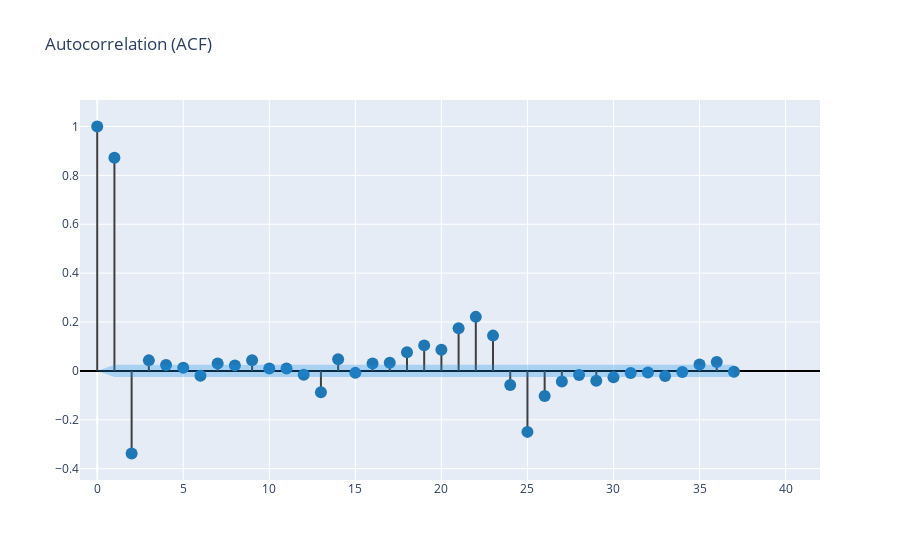

The cell this chart's notebook holds for it:
### Code cell
def create_corr_plot(series, plot_pacf=False):
    corr_array = pacf(series.dropna(), alpha=0.05) if plot_pacf else pacf(series.dropna(), alpha=0.05)
    lower_y = corr_array[1][:,0] - corr_array[0]
    upper_y = corr_array[1][:,1] - corr_array[0]

    fig = go.Figure()
    [fig.add_scatter(x=(x,x), y=(0,corr_array[0][x]), mode='lines',line_color='#3f3f3f') 
     for x in range(len(corr_array[0]))]
    fig.add_scatter(x=np.arange(len(corr_array[0])), y=corr_array[0], mode='markers', marker_color='#1f77b4',
                   marker_size=12)
    fig.add_scatter(x=np.arange(len(corr_array[0])), y=upper_y, mode='lines', line_color='rgba(255,255,255,0)')
    fig.add_scatter(x=np.arange(len(corr_array[0])), y=lower_y, mode='lines',fillcolor='rgba(32, 146, 230,0.3)',
            fill='tonexty', line_color='rgba(255,255,255,0)')
    fig.update_traces(showlegend=False)
    fig.update_xaxes(range=[-1,42])
    fig.update_yaxes(zerolinecolor='#000000')
    
    title='Partial Autocorrelation (PACF)' if plot_pacf else 'Autocorrelation (ACF)'
    fig.update_layout(title=title)
    fig.show()
    
create_corr_plot(df_orig[label_col])

### Figure 1 — Plotly figure (JSON) as saved in the notebook; plotly's stock layout.template omitted (floating-point values rounded to 4 significant figures)
{"data": [{"line": {"color": "#3f3f3f"}, "mode": "lines", "showlegend": false, "type": "scatter", "x": [0, 0], "y": [0, 1]}, {"line": {"color": "#3f3f3f"}, "mode": "lines", "showlegend": false, "type": "scatter", "x": [1, 1], "y": [0, 0.8722]}, {"line": {"color": "#3f3f3f"}, "mode": "lines", "showlegend": false, "type": "scatter", "x": [2, 2], "y": [0, -0.3379]}, {"line": {"color": "#3f3f3f"}, "mode": "lines", "showlegend": false, "type": "scatter", "x": [3, 3], "y": [0, 0.0431]}, {"line": {"color": "#3f3f3f"}, "mode": "lines", "showlegend": false, "type": "scatter", "x": [4, 4], "y": [0, 0.02429]}, {"line": {"color": "#3f3f3f"}, "mode": "lines", "showlegend": false, "type": "scatter", "x": [5, 5], "y": [0, 0.01262]}, {"line": {"color": "#3f3f3f"}, "mode": "lines", "showlegend": false, "type": "scatter", "x": [6, 6], "y": [0, -0.01936]}, {"line": {"color": "#3f3f3f"}, "mode": "lines", "showlegend": false, "type": "scatter", "x": [7, 7], "y": [0, 0.02984]}, {"line": {"color": "#3f3f3f"}, "mode": "lines", "showlegend": false, "type": "scatter", "x": [8, 8], "y": [0, 0.02261]}, {"line": {"color": "#3f3f3f"}, "mode": "lines", "showlegend": false, "type": "scatter", "x": [9, 9], "y": [0, 0.04397]}, {"line": {"color": "#3f3f3f"}, "mode": "lines", "showlegend": false, "type": "scatter", "x": [10, 10], "y": [0, 0.009449]}, {"line": {"color": "#3f3f3f"}, "mode": "lines", "showlegend": false, "type": "scatter", "x": [11, 11], "y": [0, 0.01027]}, {"line": {"color": "#3f3f3f"}, "mode": "lines", "showlegend": false, "type": "scatter", "x": [12, 12], "y": [0, -0.01529]}, {"line": {"color": "#3f3f3f"}, "mode": "lines", "showlegend": false, "type": "scatter", "x": [13, 13], "y": [0, -0.08731]}, {"line": {"color": "#3f3f3f"}, "mode": "lines", "showlegend": false, "type": "scatter", "x": [14, 14], "y": [0, 0.04778]}, {"line": {"color": "#3f3f3f"}, "mode": "lines", "showlegend": false, "type": "scatter", "x": [15, 15], "y": [0, -0.00805]}, {"line": {"color": "#3f3f3f"}, "mode": "lines", "showlegend": false, "type": "scatter", "x": [16, 16], "y": [0, 0.03041]}, {"line": {"color": "#3f3f3f"}, "mode": "lines", "showlegend": false, "type": "scatter", "x": [17, 17], "y": [0, 0.03379]}, {"line": {"color": "#3f3f3f"}, "mode": "lines", "showlegend": false, "type": "scatter", "x": [18, 18], "y": [0, 0.0762]}, {"line": {"color": "#3f3f3f"}, "mode": "lines", "showlegend": false, "type": "scatter", "x": [19, 19], "y": [0, 0.1045]}, {"line": {"color": "#3f3f3f"}, "mode": "lines", "showlegend": false, "type": "scatter", "x": [20, 20], "y": [0, 0.08639]}, {"line": {"color": "#3f3f3f"}, "mode": "lines", "showlegend": false, "type": "scatter", "x": [21, 21], "y": [0, 0.1744]}, {"line": {"color": "#3f3f3f"}, "mode": "lines", "showlegend": false, "type": "scatter", "x": [22, 22], "y": [0, 0.2211]}, {"line": {"color": "#3f3f3f"}, "mode": "lines", "showlegend": false, "type": "scatter", "x": [23, 23], "y": [0, 0.1444]}, {"line": {"color": "#3f3f3f"}, "mode": "lines", "showlegend": false, "type": "scatter", "x": [24, 24], "y": [0, -0.0581]}, {"line": {"color": "#3f3f3f"}, "mode": "lines", "showlegend": false, "type": "scatter", "x": [25, 25], "y": [0, -0.2495]}, {"line": {"color": "#3f3f3f"}, "mode": "lines", "showlegend": false, "type": "scatter", "x": [26, 26], "y": [0, -0.1031]}, {"line": {"color": "#3f3f3f"}, "mode": "lines", "showlegend": false, "type": "scatter", "x": [27, 27], "y": [0, -0.04313]}, {"line": {"color": "#3f3f3f"}, "mode": "lines", "showlegend": false, "type": "scatter", "x": [28, 28], "y": [0, -0.01719]}, {"line": {"color": "#3f3f3f"}, "mode": "lines", "showlegend": false, "type": "scatter", "x": [29, 29], "y": [0, -0.04036]}, {"line": {"color": "#3f3f3f"}, "mode": "lines", "showlegend": false, "type": "scatter", "x": [30, 30], "y": [0, -0.02589]}, {"line": {"color": "#3f3f3f"}, "mode": "lines", "showlegend": false, "type": "scatter", "x": [31, 31], "y": [0, -0.008386]}, {"line": {"color": "#3f3f3f"}, "mode": "lines", "showlegend": false, "type": "scatter", "x": [32, 32], "y": [0, -0.006604]}, {"line": {"color": "#3f3f3f"}, "mode": "lines", "showlegend": false, "type": "scatter", "x": [33, 33], "y": [0, -0.02133]}, {"line": {"color": "#3f3f3f"}, "mode": "lines", "showlegend": false, "type": "scatter", "x": [34, 34], "y": [0, -0.004726]}, {"line": {"color": "#3f3f3f"}, "mode": "lines", "showlegend": false, "type": "scatter", "x": [35, 35], "y": [0, 0.02608]}, {"line": {"color": "#3f3f3f"}, "mode": "lines", "showlegend": false, "type": "scatter", "x": [36, 36], "y": [0, 0.03678]}, {"line": {"color": "#3f3f3f"}, "mode": "lines", "showlegend": false, "type": "scatter", "x": [37, 37], "y": [0, -0.003546]}, {"marker": {"color": "#1f77b4", "size": 12}, "mode": "markers", "showlegend": false, "type": "scatter", "x": [0, 1, 2, 3, 4, 5, 6, 7, 8, 9, 10, 11, 12, 13, 14, 15, 16, 17, 18, 19, 20, 21, 22, 23, 24, 25, 26, 27, 28, 29, 30, 31, 32, 33, 34, 35, 36, 37], "y": [1, 0.8722, -0.3379, 0.0431, 0.02429, 0.01262, -0.01936, 0.02984, 0.02261, 0.04397, 0.009449, 0.01027, -0.01529, -0.08731, 0.04778, -0.00805, 0.03041, 0.03379, 0.0762, 0.1045, 0.08639, 0.1744, 0.2211, 0.1444, -0.0581, -0.2495, -0.1031, -0.04313, -0.01719, -0.04036, -0.02589, -0.008386, -0.006604, -0.02133, -0.004726, 0.02608, 0.03678, -0.003546]}, {"line": {"color": "rgba(255,255,255,0)"}, "mode": "lines", "showlegend": false, "type": "scatter", "x": [0, 1, 2, 3, 4, 5, 6, 7, 8, 9, 10, 11, 12, 13, 14, 15, 16, 17, 18, 19, 20, 21, 22, 23, 24, 25, 26, 27, 28, 29, 30, 31, 32, 33, 34, 35, 36, 37], "y": [0, 0.02509, 0.02509, 0.02509, 0.02509, 0.02509, 0.02509, 0.02509, 0.02509, 0.02509, 0.02509, 0.02509, 0.02509, 0.02509, 0.02509, 0.02509, 0.02509, 0.02509, 0.02509, 0.02509, 0.02509, 0.02509, 0.02509, 0.02509, 0.02509, 0.02509, 0.02509, 0.02509, 0.02509, 0.02509, 0.02509, 0.02509, 0.02509, 0.02509, 0.02509, 0.02509, 0.02509, 0.02509]}, {"fill": "tonexty", "fillcolor": "rgba(32, 146, 230,0.3)", "line": {"color": "rgba(255,255,255,0)"}, "mode": "lines", "showlegend": false, "type": "scatter", "x": [0, 1, 2, 3, 4, 5, 6, 7, 8, 9, 10, 11, 12, 13, 14, 15, 16, 17, 18, 19, 20, 21, 22, 23, 24, 25, 26, 27, 28, 29, 30, 31, 32, 33, 34, 35, 36, 37], "y": [0, -0.02509, -0.02509, -0.02509, -0.02509, -0.02509, -0.02509, -0.02509, -0.02509, -0.02509, -0.02509, -0.02509, -0.02509, -0.02509, -0.02509, -0.02509, -0.02509, -0.02509, -0.02509, -0.02509, -0.02509, -0.02509, -0.02509, -0.02509, -0.02509, -0.02509, -0.02509, -0.02509, -0.02509, -0.02509, -0.02509, -0.02509, -0.02509, -0.02509, -0.02509, -0.02509, -0.02509, -0.02509]}], "layout": {"title": {"text": "Autocorrelation (ACF)"}, "xaxis": {"range": [-1, 42]}, "yaxis": {"zerolinecolor": "#000000"}}}
